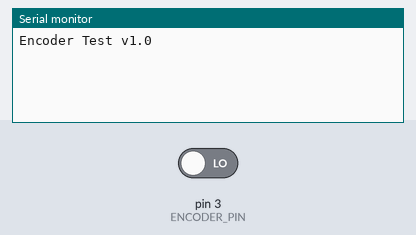
Recording of a sketch running on a simulated Arduino Uno, built with avr-gcc and run on an emulated ATmega328P. Shown: the last lines printed to the serial monitor. The test bench sets the inputs (shaded band); at power-on: pin 3 (ENCODER_PIN) LOW.

Above: at 1.2 s.
1.3 s: pin 3 (ENCODER_PIN) driven HIGH
At 2.1 s:
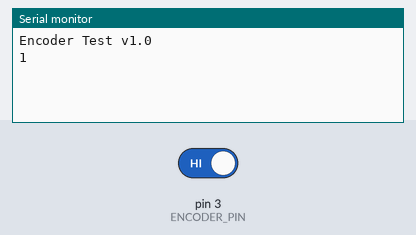
2.8 s: pin 3 (ENCODER_PIN) driven LOW
At 3.2 s:
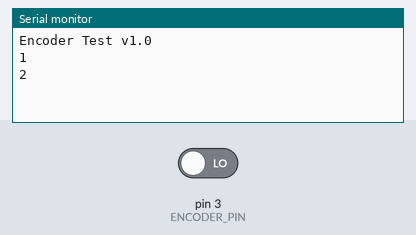

The sketch:

wheel_encoder_test.ino
```cpp
// Sample code for the Roarkit Beam-break Sensor used as a wheel encoder (with encoder wheels)
// Polling method (read the encoder signal faster than it can change)
//
// To test, install the encoder and encoder wheel, run the code and manually turn the encoder
// wheel

#define ENCODER_PIN 3

// Keep track of how many ticks the encoder has turned
int encoderTicks = 0;
bool lastEncoderState = false;

void setup() {
  Serial.begin( 115200 );
  Serial.println( "Encoder Test v1.0" );
  pinMode(ENCODER_PIN, INPUT);
}

void loop() {
  // Check if the encoder value has changed
  // Important: The pin must be checked fast enough to not miss a high->low or low->high
  // transition.  If your loop is too slow, you'll need to use interrupts (another topic).
  if(digitalRead(ENCODER_PIN) != lastEncoderState) {
    // Save the changed state by flipping the boolean value (!true is false, !false is true)
    lastEncoderState = !lastEncoderState;

    // Count the number of ticks
    // Note:  We don't know the direction the ticks so we have to figure that out some
    // other way (e.g. when we set the motors forwards or backwards).  For now, assume
    // we're always going in the same direction.
    encoderTicks++;

    // Display the tick count
    Serial.println(encoderTicks);
  }

}
```

Measured:
- after the input at 1.3 s, the serial monitor: prints a new line at once (image 1)
- after the input at 2.8 s, the serial monitor: prints a new line at once (image 2)
